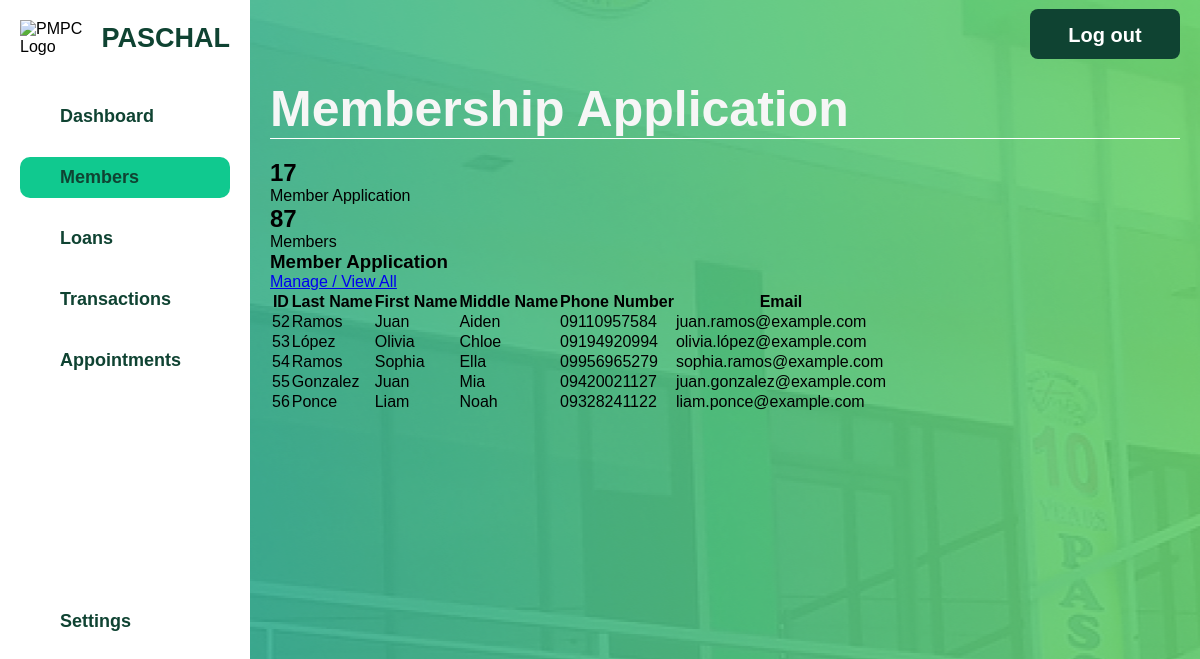
The app's page /admin/admin-membership-app.php (signed in) with its own data.
### tables this page shows
CREATE TABLE `member_credentials` (
  `MemberID` int(11) NOT NULL,
  `Username` varchar(50) NOT NULL,
  `Email` varchar(100) NOT NULL,
  `Password` varchar(255) NOT NULL,
  `reset_token` varchar(255) DEFAULT NULL,
  `token_expiry` timestamp NULL DEFAULT NULL
);

CREATE TABLE `signupform` (
  `MemberID` int(11) NOT NULL,
  `FirstName` varchar(50) NOT NULL,
  `LastName` varchar(50) NOT NULL,
  `MiddleName` varchar(50) DEFAULT NULL,
  `Sex` enum('Male','Female','Other') NOT NULL,
  `AddressID` int(11) DEFAULT NULL,
  `TINNumber` varchar(15) DEFAULT NULL,
  `Birthday` date DEFAULT NULL,
  `ContactNo` varchar(15) NOT NULL
);

### html/admin/admin-membership-app.php (the view, shortened to what this page needs)
<?php
include('../db_connect.php');
$totalMembersQuery = "SELECT COUNT(*) as total FROM member WHERE MembershipStatus = 'Active'";
$totalMembersResult = $conn->query($totalMembersQuery);
$totalMembers = $totalMembersResult->fetch_assoc()['total'];
$activeMemberApplicationsQuery = "SELECT COUNT(*) as total FROM membership_application WHERE Status = 'In Progress'";
$activeMemberApplicationsResult = $conn->query($activeMemberApplicationsQuery);
$activeMemberApplications = $activeMemberApplicationsResult->fetch_assoc()['total'];
$membersQuery = "
    SELECT
        mc.MemberID,
        sf.LastName,
        sf.FirstName,
        sf.MiddleName,
        sf.ContactNo,
        mc.Email
    FROM
        member_credentials mc
    JOIN
        signupform sf
    ON
        mc.MemberID = sf.MemberID
    LIMIT 5
";
$membersResult = $conn->query($membersQuery);
?>
<!DOCTYPE html>
<html lang="en">
<head>
    <link rel="stylesheet" href="../../css/admin-members.css">
    <link rel="stylesheet" href="../../css/admin-general.css">
</head>
<body>
    <div class="container">
        <div class="sidebar">
            <div class="logo-container">
                <div class="logo">
                    <img src="../../assets/pmpc-logo.png" alt="PMPC Logo">
                </div>
                <h2 class="pmpc-text">PASCHAL</h2>
            </div>
            <ul class="sidebar-menu">
                <li><a href="admin.php">Dashboard</a></li>
                <li><a href="admin-members.php" class="active">Members</a></li>
                <li><a href="admin-loans.php">Loans</a></li>
                <li><a href="admin-transactions.php">Transactions</a></li>
                <li><a href="admin-appointments.php">Appointments</a></li>
            </ul>
            <ul class="sidebar-settings">
                <li><a href="admin-settings.html">Settings</a></li>
            </ul>
        </div>
        <div class="main-content">
            <header>
                <h1>Membership Application</h1>
                <button class="logout-button" onclick="window.location.href='../logout.php'">Log out</button>
            </header>
            <section class="summary-cards">
                <div class="card" onclick="window.location.href='admin-membership-app.php'">
                    <h2><?php echo $activeMemberApplications; ?></h2>
                    <p>Member Application</p>
                </div>
                <div class="card" onclick="window.location.href='admin-members.php'">
                    <h2><?php echo $totalMembers; ?></h2>
                    <p>Members</p>
                </div>
            </section>
            <section class="member-list">
                <div class="table-header">
                    <h3>Member Application</h3>
                    <a href="admin-manage-membership.php" class="manage-link">Manage / View All</a>
                </div>
                <table>
                    <thead>
                        <tr>
                            <th>ID</th>
                            <th>Last Name</th>
                            <th>First Name</th>
                            <th>Middle Name</th>
                            <th>Phone Number</th>
                            <th>Email</th>
                        </tr>
                    </thead>
                    <tbody>
                        <?php
                        if ($membersResult->num_rows > 0) {
                            while ($row = $membersResult->fetch_assoc()) {
                                echo "<tr>";
                                echo "<td>" . htmlspecialchars($row['MemberID']) . "</td>";
                                echo "<td>" . htmlspecialchars($row['LastName']) . "</td>";
                                echo "<td>" . htmlspecialchars($row['FirstName']) . "</td>";
                                echo "<td>" . htmlspecialchars($row['MiddleName']) . "</td>";
                                echo "<td>" . htmlspecialchars($row['ContactNo']) . "</td>";
                                echo "<td>" . htmlspecialchars($row['Email']) . "</td>";
                                echo "</tr>";
                            }
                        } else {
                            echo "<tr><td colspan='6'>No application found.</td></tr>";
                        }
                        ?>
                    </tbody>
                </table>
            </section>
        </div>
    </div>
</body>
</html>

### css/admin-general.css (style rules this page uses)
* { margin: 0; padding: 0; box-sizing: border-box; font-family: 'Poppins', Arial, Helvetica, sans-serif; }
html, body { height: 100%; }
body { background-image: url('../assets/bg.jpg'); background-size: auto; background-position: center; background-repeat: repeat; margin: 0; height: 100vh; }
.container { display: flex; width: 100%; height: 100vh; }
.sidebar { width: 250px; background-color: #fff; display: flex; flex-direction: column; padding: 20px; position: fixed; height: 100vh; }
.logo-container { display: flex; align-items: center; margin-bottom: 20px; }
.logo img { width: 70px; height: auto; margin-right: 10px; }
.pmpc-text { font-size: 27px; color: #0F4332; font-weight: 800; }
.sidebar-menu { list-style: none; padding: 0; }
.sidebar-menu li { margin: 20px 0; }
.sidebar-settings { list-style: none; padding-left: 0; margin-bottom: 20px; }
.sidebar-menu a { color: #0F4332; text-decoration: none; font-size: 18px; font-weight: bold; display: block; padding: 10px 40px; transition: background-color 0.3s ease; }
.sidebar-menu a.active, .sidebar-menu a:hover { background-color: #10C98F; border-radius: 10px; }
.sidebar-settings li { margin: 0; }
.sidebar-settings a { color: #0F4332; text-decoration: none; font-size: 18px; font-weight: bold; padding: 10px 40px; display: block; transition: background-color 0.3s ease; margin-top:200px; }
.main-content { margin-left: 250px; padding: 20px; width: calc(100% - 250px); background-color: #e0f7f700; }
header { display: flex; justify-content: space-between; align-items: center; padding-top: 60px; border-bottom: 1.5px solid #ffffff; margin-bottom: 20px; }
header h1 { font-size: 50px; font-weight: 800; color: #f6f6f6; }
.logout-button { background-color: #0F4332; color: rgb(255, 255, 255); border-radius: 8px; margin-top: -150px; font-size: 20px; font-weight: bold; width: 150px; height: 50px; padding: 15px 25px; border: none; cursor: pointer; transition: background-color 0.3s ease; }

### records on screen
member_credentials: MemberID "52", signupform.LastName "Ramos", signupform.FirstName "Juan", signupform.MiddleName "Aiden", signupform.ContactNo "09110957584", Email "juan.ramos@example.com"
member_credentials: MemberID "53", signupform.LastName "López", signupform.FirstName "Olivia", signupform.MiddleName "Chloe", signupform.ContactNo "09194920994", Email "olivia.lópez@example.com"
member_credentials: MemberID "54", signupform.LastName "Ramos", signupform.FirstName "Sophia", signupform.MiddleName "Ella", signupform.ContactNo "09956965279", Email "sophia.ramos@example.com"
member_credentials: MemberID "55", signupform.LastName "Gonzalez", signupform.FirstName "Juan", signupform.MiddleName "Mia", signupform.ContactNo "09420021127", Email "juan.gonzalez@example.com"
member_credentials: MemberID "56", signupform.LastName "Ponce", signupform.FirstName "Liam", signupform.MiddleName "Noah", signupform.ContactNo "09328241122", Email "liam.ponce@example.com"

### other values on screen
$activeMemberApplications "17"
$totalMembers "87"
